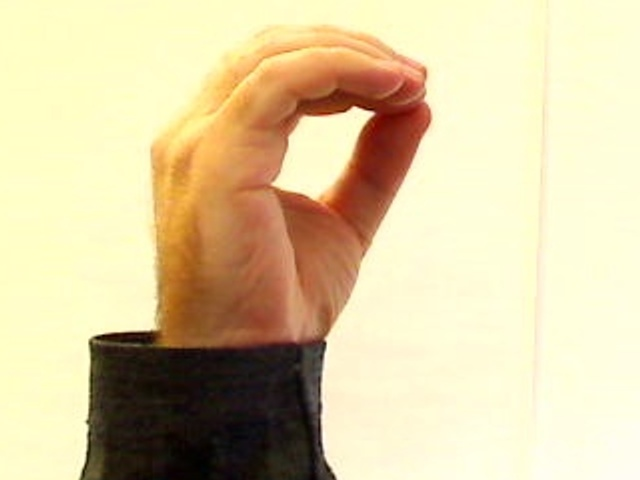
//> input picture Ass3/img/0_A.jpg, 640 x 480 px
$ ./main img/0_A.jpg   (built with g++ and OpenCV 4)
//> lines starting //> are read from the running program, lines starting //| are printed output that depends on the picture; after the words box and inside, x2 and y2 are one past the last pixel; in counts of white or black regions, pixels touching at a corner belong together
/*********************************************************************************************
 * compile with:
 * g++ -std=c++11 main.cpp -o gr `pkg-config --cflags --libs opencv`
 * for static image: ./gr hand_img.jpg
 * for video: ./gr
*********************************************************************************************/

#include <stdio.h>
#include <chrono>
#include <ctime>
#include <iostream>
#include <fstream>
#include <string>
#include <dirent.h>
#include <sys/types.h>
#include <sys/stat.h>
#include <opencv2/core/core.hpp>
#include <opencv2/highgui/highgui.hpp>
#include <opencv2/imgproc/imgproc.hpp>
#include <opencv2/ml/ml.hpp>

using namespace std;
using namespace cv;
using namespace cv::ml;
using namespace chrono;

//Macros for colour pixels
#define pixelB( image, x, y) image.data[(y)*image.step[0]+(x)*image.step[1]]
#define pixelG( image, x, y) image.data[(y)*image.step[0]+(x)*image.step[1]+1]
#define pixelR( image, x, y) image.data[(y)*image.step[0]+(x)*image.step[1]+2]

const int FEATURE_NUMBER = 15;
Ptr<ANN_MLP> g_model;

const int FRAME_WIDTH  = 640;
const int FRAME_HEIGHT = 480;

const char* ORIGIN_WND = "Origin";
const char* CONTOUR_WND = "Contour";
const char* CAMERA_WND = "Camera";
/*********************************************************************************************
 * utilities to access image data
*********************************************************************************************/
// [11 lines left out: functions getTime, get_label, not called in this run]

int file_exist (const string& filename)
{
  struct stat   buffer;
  const char * f = filename.c_str();
  return (stat (f, &buffer) == 0);
}
/*********************************************************************************************
 * create train data from the images
*********************************************************************************************/
void elliptic_fd(vector<Point>& contour, vector<float>& CE)
{
    vector<float> ax, ay, bx, by;
    int m = contour.size();
    float t = (2*M_PI)/m;
    for( int k=0; k<FEATURE_NUMBER+1; k++)
    {
        ax.push_back(0.0);
        ay.push_back(0.0);
        bx.push_back(0.0);
        by.push_back(0.0);
        for (int i=0; i<m; i++)
        {
            float rad = (k+1)*t*i;
            ax[k] += contour[i].x * cos(rad);
            bx[k] += contour[i].x * sin(rad);
            ay[k] += contour[i].y * cos(rad);
            by[k] += contour[i].y * sin(rad);
        }
        ax[k] /= m;
        ay[k] /= m;
        bx[k] /= m;
        by[k] /= m;
    }

    float a0 = ax[0]*ax[0] + ay[0]*ay[0];
    float b0 = bx[0]*bx[0] + by[0]*by[0];
    //ignore the first since it is always 2
    for (int k=1; k<FEATURE_NUMBER+1; k++)
    {
        CE.push_back(sqrt((ax[k]*ax[k] + ay[k]*ay[k])/a0) +sqrt((bx[k]*bx[k] + by[k]*by[k])/b0));
    }
}

// [116 lines left out: functions fourier_descriptor, create_train_data, load_train_data, not called in this run]

int load_classifier(const string& filename_to_load)
{
    // load classifier from the specified file
    if (file_exist(filename_to_load)) {
//> further down, img is the input picture: 480 rows x 640 cols, CV_8UC3; mean B, G, R 162.1, 202.4, 218.2
        g_model = StatModel::load<ANN_MLP>( filename_to_load );
        if( ! g_model.empty() )
        {
            cout << "The classifier " << filename_to_load << " is loaded.\n";
            return 0;
        }
        cout << "Error: Could not read the classifier " << filename_to_load << endl;
    }
    else
        cout <<"Error: The classifier " <<filename_to_load <<" is not exist.\n";

    return -1;
}

// [63 lines left out: functions test_classifier, build_mlp_classifier, not called in this run]
/*********************************************************************************************/
void threshold_hsv(Mat& img, Mat& output)
{
    const int UPH = 121;
    const int LOH = 70;
    const int UPS = 255;
    const int LOS = 70;
    const int UPV = 255;
    const int LOV = 98;

    Mat imgHsv;
    cvtColor(img, imgHsv, CV_RGB2HSV);
//> imgHsv: 480 rows x 640 cols, CV_8UC3; mean H, S, V 96.5, 76.4, 218.2
    output = Mat::zeros(img.rows, img.cols, CV_8UC1);

	for (int x=0; x<imgHsv.cols; x++)
	{
		for (int y=0; y<imgHsv.rows; y++)
		{
            uchar v = pixelR(imgHsv,x,y);
            uchar s = pixelG(imgHsv,x,y);
            uchar h = pixelB(imgHsv,x,y);
			if( v < LOV || v > UPV || s < LOS || s > UPS || h < LOH || h > UPH )
			{
				//pixelR(output, x, y)=0;
				//pixelG(output, x, y)=0;
				pixelB(output, x, y)=0;
			}
			else
			{
				//pixelR(output, x, y)=255;
				//pixelG(output, x, y)=255;
				pixelB(output, x, y)=255;
			}
		}
	}
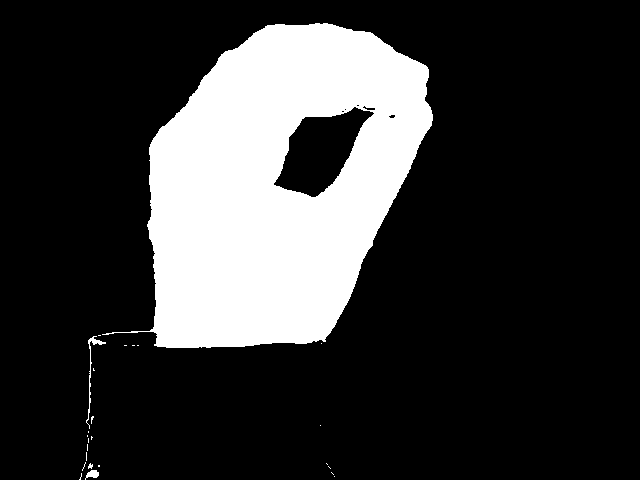
//> output: 480 rows x 640 cols, CV_8UC1; 21.3% white; 25 white regions (22 under 20 px)
}

/*********************************************************************************************/
int img_gesture(Mat& img, Mat& contourImg)
{
    Mat mask;
    threshold_hsv(img, mask);
    namedWindow("Threshold", CV_WINDOW_AUTOSIZE);
    imshow("Threshold", mask);

    vector<vector<Point> > allContours, contours;
    vector<Vec4i> hierarchy;
    vector<float> features;

    findContours( mask, allContours, hierarchy, RETR_EXTERNAL, CHAIN_APPROX_NONE, Point());
//> allContours = 25 contours, 22 with area under 20; largest, box (x1, y1, x2, y2) and area: (102, 23, 433, 348) 69333, (86, 336, 106, 429) 80, (85, 470, 99, 480) 62

    int index = 0;
    int largest = 0;
    for(size_t k=0; k<allContours.size(); k++) {
        if (largest < allContours[k].size()) {
            largest = allContours[k].size();
            index = k;
        }
    }
//> this loop made 25 passes
//> largest on passes 1, 2, 4, 23, 25: 1, 13, 35, 217, 1056
//> after the loop, largest = 1056; index = 24

    contours.push_back(allContours[index]);
//> contours = 1 contour; box (x1, y1, x2, y2) and area: (102, 23, 433, 348) 69333
    approxPolyDP(Mat(allContours[index]), contours[0], 3, true);
//> contours = 1 contour; box (x1, y1, x2, y2) and area: (102, 23, 432, 348) 69342
    //draw contours on a black image
    elliptic_fd(allContours[index], features);
//> in elliptic_fd, `int m = contour.size();`: m = 1056
//> in elliptic_fd, `float t = (2*M_PI)/m;`: t = 0.00595
//> in elliptic_fd, `float a0 = ax[0]*ax[0] + ay[0]*ay[0];`: a0 = 7951.4
//> in elliptic_fd, `float b0 = bx[0]*bx[0] + by[0]*by[0];`: b0 = 4298.5
//> features = [0.212, 0.156, 0.0953, 0.0389, 0.0271, 0.0294, 0.0267, 0.0262, 0.0135, 0.0137, 0.00762, 0.0172, 0.0122, 0.00921, 0.0052]

    contourImg.release();
    contourImg = Mat::zeros(img.rows, img.cols, CV_8UC3);
    drawContours(contourImg, contours, 0, Scalar(0, 255, 0), 1, 8);  //draw contour
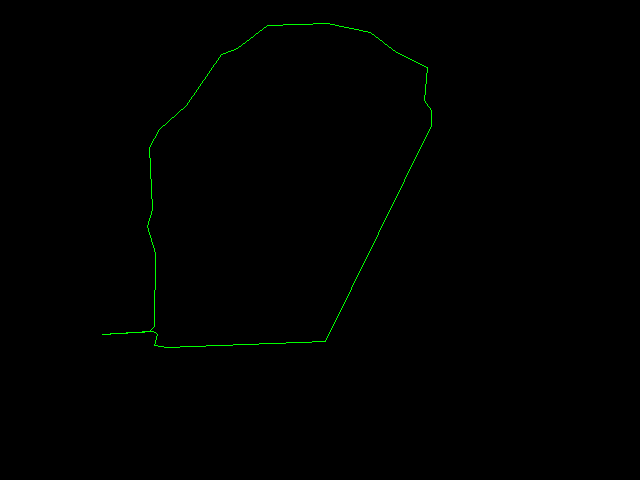
//> contourImg: 480 rows x 640 cols, CV_8UC3; mean B, G, R 0, 0.8, 0

    Mat hand = Mat(Size(features.size(),1),CV_32FC1,(void*)&features[0]).clone();
//> hand has the same summary as features

    float r = g_model->predict( hand );
//> r = 0

    return (int)r;
}

// [81 lines left out: functions test_img, video_gesture, not called in this run]

int main(int argc, char** argv)
{
    const string model_file = "mlp_model.xml";

#if 0 //create train data and build model
    const string train_data = "train.data";
    create_train_data("train", "train.data");
    build_mlp_classifier(train_data, model_file);
    return 0;
#endif

    //load classifier
    if (load_classifier(model_file) != 0)
    {
        cout << "Could not load model file. Train model first." << endl;
        exit(0);
    }

#if 0 //test with testing image
    test_img("img");
    return 0;
#endif

    if (argc >= 2)
    {
        struct stat buffer;
        if (stat(argv[1], &buffer) != 0)
        {
            cout << "Error: could not access file " << argv[1] << endl;
            exit(0);
        }
        Mat img = imread(argv[1]);
        if (! img.data)
        {
            cout <<"Load image error"<<endl;
            exit(0);
        }
        Mat contourImg;
        int number = img_gesture(img, contourImg);
//> number = 0
        char text[16];
        memset(text, 0, 16);
        sprintf(text,"%d", number);
//> text = '0'
        putText(img, text, cvPoint(10,30), FONT_HERSHEY_PLAIN,2, cvScalar(0,0,255),2,8);
//> img: 480 rows x 640 cols, CV_8UC3; 116 pixels changed, all inside (x1, y1, x2, y2) = (13, 9, 28, 30)

        namedWindow(ORIGIN_WND, CV_WINDOW_AUTOSIZE);
        namedWindow(CONTOUR_WND, CV_WINDOW_AUTOSIZE);
        imshow(ORIGIN_WND, img);
        imshow(CONTOUR_WND, contourImg);
        waitKey(0);
    }
    else
    {
        VideoCapture cap;
        cap.open(0);
        if ( !cap.isOpened())
        {
            cout << "Error: could not open camera" << endl;
            exit(0);
        }
        cap.set(CV_CAP_PROP_FRAME_WIDTH, FRAME_WIDTH);
        cap.set(CV_CAP_PROP_FRAME_HEIGHT, FRAME_HEIGHT);
        cout << "Opened camera" << endl;

        video_gesture(cap);
    }
    return 0;
}

$ run again, on Ass3/img/2_A.jpg
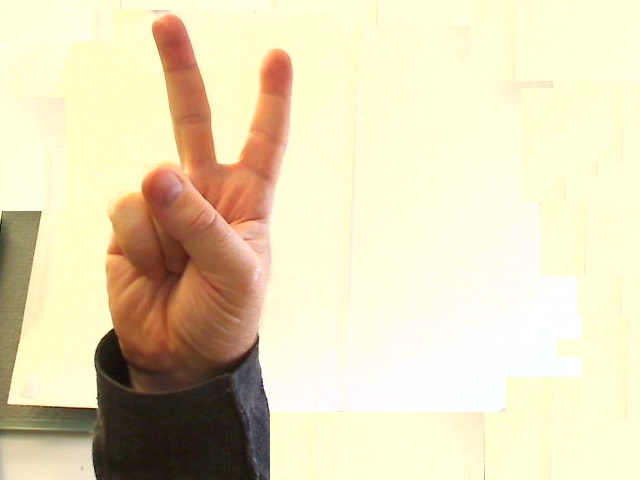
//> input picture Ass3/img/2_A.jpg, 640 x 480 px
//> img is the input picture: 480 rows x 640 cols, CV_8UC3; mean B, G, R 185.2, 217.6, 228.2
//> imgHsv: 480 rows x 640 cols, CV_8UC3; mean H, S, V 93.4, 55.5, 228.4
//> after the loop in threshold_hsv, `for (int x=0; x<imgHsv.cols; x++)`:
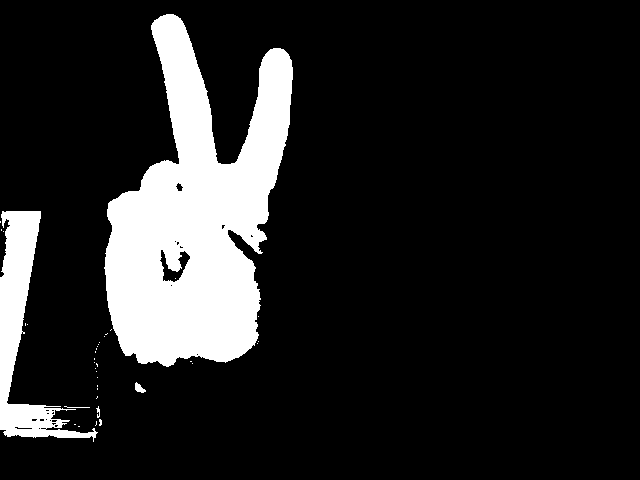
//> output: 480 rows x 640 cols, CV_8UC1; 14.5% white; 37 white regions (32 under 20 px)
//> allContours = 36 contours, 33 with area under 20; largest, box (x1, y1, x2, y2) and area: (104, 14, 293, 367) 37493, (0, 211, 98, 442) 6236, (135, 382, 146, 393) 53
//> the loop in img_gesture, `for(size_t k=0; k<allContours.size(); k++)` made 36 passes
//> largest on passes 1, 3, 4, 5, 6, 35, 36: 2, 8, 14, 30, 50, 837, 1218
//> after the loop in img_gesture, `for(size_t k=0; k<allContours.size(); k++)`: largest = 1218; index = 35
//> in img_gesture, `contours.push_back(allContours[index]);`: contours = 1 contour; box (x1, y1, x2, y2) and area: (104, 14, 293, 367) 37493
//> in img_gesture, `approxPolyDP(Mat(allContours[index]), contours[0], 3, true);`: contours = 1 contour; box (x1, y1, x2, y2) and area: (104, 14, 292, 367) 37263
//> m = 1218
//> t = 0.00516
//> a0 = 3303.8
//> b0 = 2841.6
//> features = [0.486, 0.335, 0.386, 0.155, 0.0831, 0.0519, 0.0729, 0.0294, 0.0103, 0.0323, 0.0262, 0.0471, 0.0176, 0.0214, 0.019]
//> hand has the same summary as features
//> r = 2
//> text = '2'
//> `putText(img, text, cvPoint(10,30), FONT_HERSHEY_PLAIN,2, cvScalar(0,0,..`:
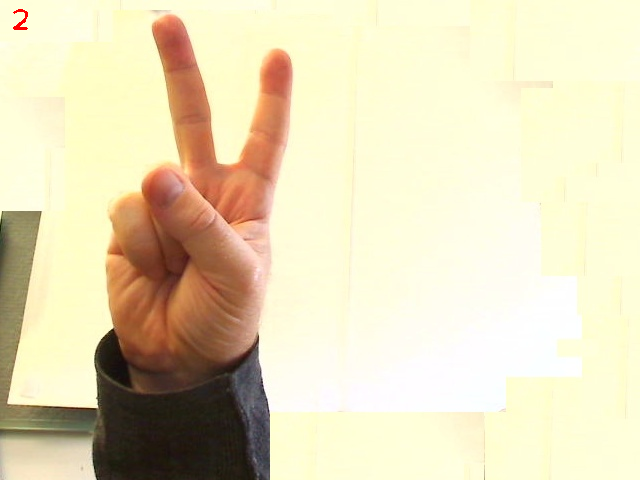
//> img: 480 rows x 640 cols, CV_8UC3; 134 pixels changed, all inside (x1, y1, x2, y2) = (13, 9, 28, 30)

$ run again, on Ass3/img/4_A.jpg
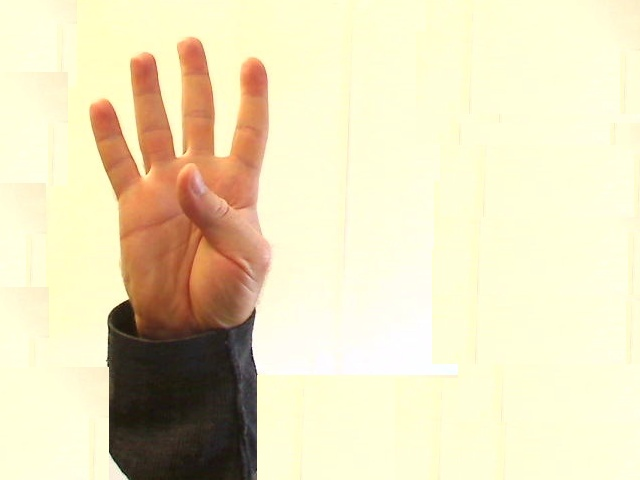
//> input picture Ass3/img/4_A.jpg, 640 x 480 px
//> img is the input picture: 480 rows x 640 cols, CV_8UC3; mean B, G, R 188.7, 223.2, 232.7
//> imgHsv: 480 rows x 640 cols, CV_8UC3; mean H, S, V 93.6, 53.2, 232.8
//> after the loop in threshold_hsv, `for (int x=0; x<imgHsv.cols; x++)`:
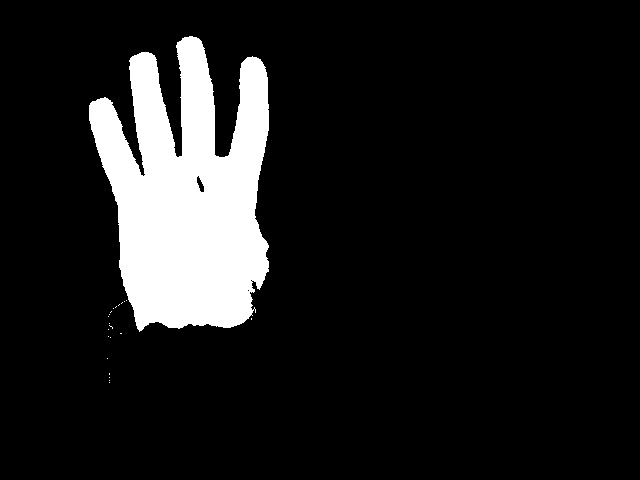
//> output: 480 rows x 640 cols, CV_8UC1; 11.5% white; 22 white regions (21 under 20 px)
//> allContours = 22 contours, 21 with area under 20; largest, box (x1, y1, x2, y2) and area: (89, 36, 269, 332) 34540
//> the loop in img_gesture, `for(size_t k=0; k<allContours.size(); k++)` made 22 passes
//> largest on passes 1, 4, 10, 22: 1, 2, 8, 1365
//> after the loop in img_gesture, `for(size_t k=0; k<allContours.size(); k++)`: largest = 1365; index = 21
//> in img_gesture, `contours.push_back(allContours[index]);`: contours = 1 contour; box (x1, y1, x2, y2) and area: (89, 36, 269, 332) 34540
//> in img_gesture, `approxPolyDP(Mat(allContours[index]), contours[0], 3, true);`: contours = 1 contour; box (x1, y1, x2, y2) and area: (89, 36, 269, 332) 34552
//> m = 1365
//> t = 0.0046
//> a0 = 2499.2
//> b0 = 1554.5
//> features = [0.895, 0.333, 0.0997, 0.405, 0.324, 0.0866, 0.101, 0.0129, 0.072, 0.0462, 0.0271, 0.0286, 0.0316, 0.0201, 0.0342]
//> hand has the same summary as features
//> r = 4
//> text = '4'
//> `putText(img, text, cvPoint(10,30), FONT_HERSHEY_PLAIN,2, cvScalar(0,0,..`:
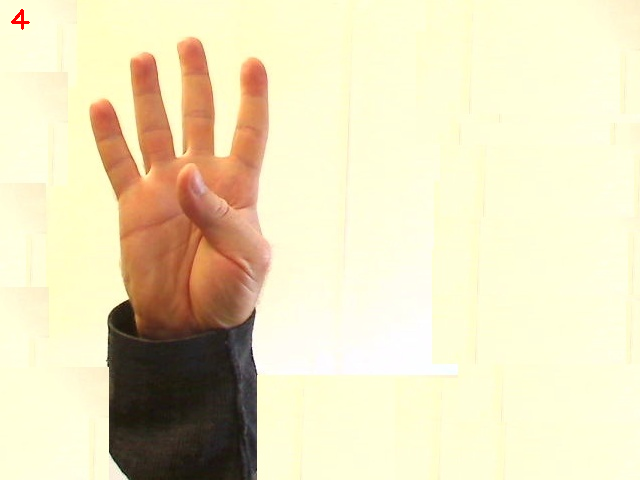
//> img: 480 rows x 640 cols, CV_8UC3; 141 pixels changed, all inside (x1, y1, x2, y2) = (11, 9, 30, 30)

$ run again, on Ass3/img/5_A.jpg
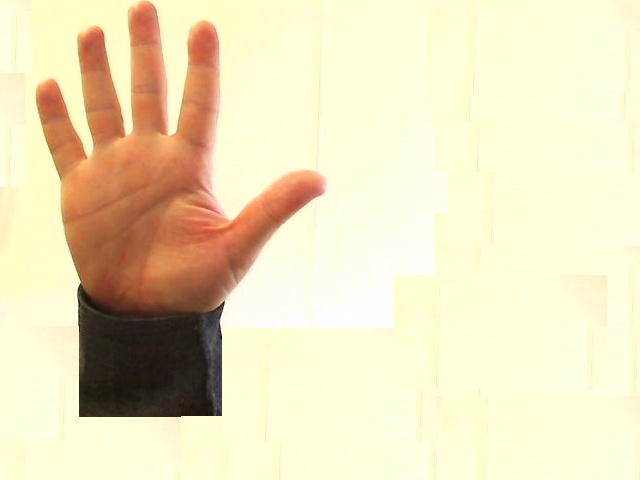
//> input picture Ass3/img/5_A.jpg, 640 x 480 px
//> img is the input picture: 480 rows x 640 cols, CV_8UC3; mean B, G, R 188.6, 223.5, 235.5
//> imgHsv: 480 rows x 640 cols, CV_8UC3; mean H, S, V 94, 56.1, 235.6
//> after the loop in threshold_hsv, `for (int x=0; x<imgHsv.cols; x++)`:
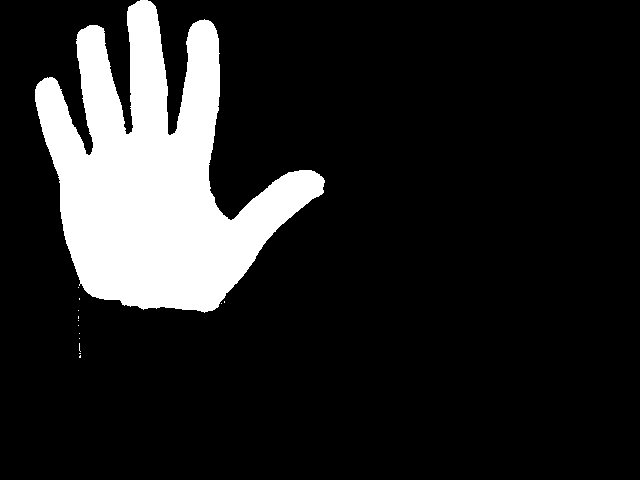
//> output: 480 rows x 640 cols, CV_8UC1; 14.6% white; 14 white regions (13 under 20 px)
//> allContours = 14 contours, 13 with area under 20; largest, box (x1, y1, x2, y2) and area: (35, 0, 325, 313) 44053
//> the loop in img_gesture, `for(size_t k=0; k<allContours.size(); k++)` made 14 passes
//> largest on passes 1, 3, 14: 5, 16, 1556
//> after the loop in img_gesture, `for(size_t k=0; k<allContours.size(); k++)`: largest = 1556; index = 13
//> in img_gesture, `contours.push_back(allContours[index]);`: contours = 1 contour; box (x1, y1, x2, y2) and area: (35, 0, 325, 313) 44053
//> in img_gesture, `approxPolyDP(Mat(allContours[index]), contours[0], 3, true);`: contours = 1 contour; box (x1, y1, x2, y2) and area: (36, 0, 325, 313) 44036
//> m = 1556
//> t = 0.00404
//> a0 = 2780.2
//> b0 = 2125.1
//> features = [0.816, 0.369, 0.283, 0.359, 0.408, 0.169, 0.0835, 0.0936, 0.0353, 0.0546, 0.0631, 0.0119, 0.0346, 0.0225, 0.0247]
//> in img_gesture, `drawContours(contourImg, contours, 0, Scalar(0, 255, 0), 1, 8);`:
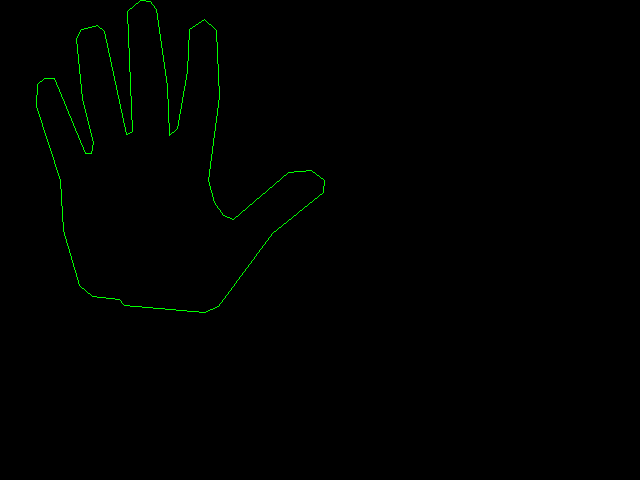
//> contourImg: 480 rows x 640 cols, CV_8UC3; mean B, G, R 0, 1.3, 0
//> hand has the same summary as features
//> r = 5
//> text = '5'
//> img: 480 rows x 640 cols, CV_8UC3; 121 pixels changed, all inside (x1, y1, x2, y2) = (13, 9, 28, 30)
